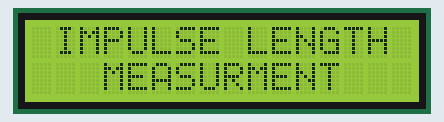
A sketch run on a simulated Arduino Mega 2560, built with avr-gcc and run on an emulated ATmega2560. Shown: 16×2 character LCD. What the sketch prints to the serial monitor is not drawn.

Above: at 0.1 s.
At 3.1 s:
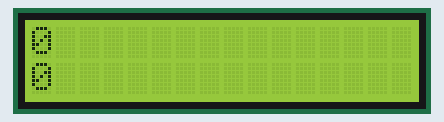
At 12.1 s:
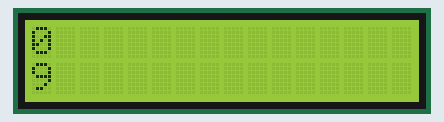
At 20.1 s:
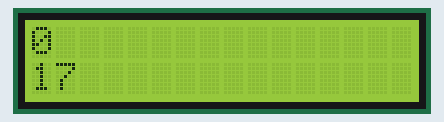
At 29.1 s:
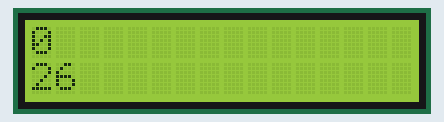
At 38.1 s:
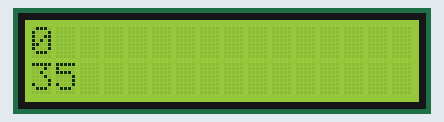

The sketch:

project_v1.ino
```cpp
#include <LiquidCrystal.h>

//lcd and timer objects declaration
LiquidCrystal lcd(8, 9, 4, 5, 6, 7);

uint8_t inputCapturePin = 13;

volatile uint16_t startingEdge = 0;
volatile uint16_t endingEdge = 0;
volatile uint16_t currentOverflowCounter = 0;
volatile uint16_t startOverflowCounter = 0;
volatile uint32_t timer3Clocks = 0;
volatile uint64_t overallTimer3Clocks = 0;

volatile bool reload = false;
volatile uint16_t seconds = 0;


void setup() {

  Serial.begin(9600);

  lcd.begin(16,2);
  lcd.setCursor(1,0);
  lcd.print("IMPULSE LENGTH");
  lcd.setCursor(3,1);
  lcd.print("MEASURMENT");
  delay(3000);

  pinMode(13, INPUT);
  noInterrupts();

  //T1 registers configuration
  TCCR1A = 0;

  TCCR1B |= (1 << WGM12); //CTC mode
  TCCR1B &= ~(1 << WGM13);

  TCCR1B &= ~(1 << CS10); // prescaler = 256
  TCCR1B &= ~(1 << CS11);
  TCCR1B |= (1 << CS12);

  TCNT1 = 0; // initialize counter

  TIMSK1 |= (1 << OCIE1A); //enable output capture interrupt

  OCR1A = 62499;


  //T3 registers configuration
  TCCR3A = 0;

  TCCR3B |= (1 << CS30); // prescaler = 0
  TCCR3B &= ~(1 << CS31);
  TCCR3B &= ~(1 << CS32);

  TCCR3B &= ~(1 << ICES3); //input capture on falling edge


  TCNT3 = 0; // initialize counter

  TIMSK3 |= (1 << ICIE3)|(1 << TOIE3); //enable input capture interrupt, enable timer ovf interrupt
  interrupts();
}


//loop method
void loop() {

  if(reload) {
    int result = overallTimer3Clocks / 16000; //result in milliseconds
    lcd.clear();
    lcd.print(result);
    lcd.setCursor(0,1);
    lcd.print(seconds);
    Serial.println(result);
    seconds++;

    //Serial.print(seconds);
    reload = false;
    overallTimer3Clocks = 0;
  }

}

//T1 1000ms interrupt
ISR (TIMER1_COMPA_vect) {
  reload = true;
}

ISR (TIMER3_OVF_vect) {
  //ovf per 65536 timer clocks (4.096 [ms])
  currentOverflowCounter++;
}

ISR (TIMER3_CAPT_vect) {
  noInterrupts();

  //checking state of ICES3bit (ICES3 == 1 -> input capture on rising edge, ICES3 == 0 -> input capture on falling edge)
  if(((TCCR3B & (1 << ICES3)) >> ICES3) == 0) {           //if falling edge occurs
    startingEdge = ICR3;                                  //saving state(value) of ICR3 register
    startOverflowCounter = currentOverflowCounter;        //saving ovf counter state
  } else {                                                //if rising enge occurs
    endingEdge = ICR3;                                    //saving state(value) of ICR3 register

    //calculating how many timer3 clocks had place during injector impulse
    timer3Clocks = (uint16_t)endingEdge + ((uint16_t)currentOverflowCounter * 65536) - ((uint16_t)startingEdge + (startOverflowCounter * 65536));

    overallTimer3Clocks += timer3Clocks;                  //adding to overall result
    currentOverflowCounter = 0;                           //clearing variable for next impulse
  }
  TCCR3B ^= (1 << ICES3);                                 //toggle ICES3 bit, preparing for next PWM's edge

  interrupts();
}
```

Measured:
- what the display in image 1 shows lasts 1.0 s, from 3.1 s to 4.1 s
